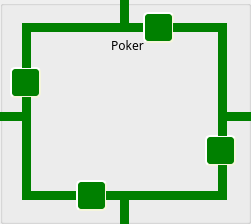
    <widget class="QGroupBox" name="Poker_groupBox">
     <property name="geometry">
      <rect>
       <x>420</x>
       <y>292</y>
       <width>251</width>
       <height>224</height>
      </rect>
     </property>
     <property name="styleSheet">
      <string notr="true"/>
     </property>
     <property name="title">
      <string/>
     </property>
     <widget class="QLabel" name="label_18">
      <property name="geometry">
       <rect>
        <x>100</x>
        <y>35</y>
        <width>55</width>
        <height>21</height>
       </rect>
      </property>
      <property name="font">
       <font>
        <family>Inter UI Medium</family>
       </font>
      </property>
      <property name="text">
       <string>Poker</string>
      </property>
      <property name="alignment">
       <set>Qt::AlignCenter</set>
      </property>
     </widget>
     <widget class="QPushButton" name="Poker_TLine11_butt">
      <property name="enabled">
       <bool>false</bool>
      </property>
      <property name="geometry">
       <rect>
        <x>31</x>
        <y>191</y>
        <width>46</width>
        <height>9</height>
       </rect>
      </property>
      <property name="minimumSize">
       <size>
        <width>20</width>
        <height>4</height>
       </size>
      </property>
      <property name="maximumSize">
       <size>
        <width>100</width>
        <height>20</height>
       </size>
      </property>
      <property name="sizeIncrement">
       <size>
        <width>1</width>
        <height>1</height>
       </size>
      </property>
      <property name="styleSheet">
       <string notr="true">#Poker_TLine11_butt{
background-color: green;
border-style: outset;
}
#Poker_TLine11_butt:checked{
	background-color: red;
}</string>
      </property>
      <property name="text">
       <string/>
      </property>
      <property name="checkable">
       <bool>true</bool>
      </property>
     </widget>
     <widget class="QLabel" name="label_19">
      <property name="geometry">
       <rect>
        <x>44</x>
        <y>56</y>
        <width>158</width>
        <height>111</height>
       </rect>
      </property>
      <property name="styleSheet">
       <string notr="true">border-image: url(:/img/powSub.jpg);</string>
      </property>
      <property name="text">
       <string/>
      </property>
     </widget>
     <widget class="QPushButton" name="Poker_TLine5_butt">
      <property name="enabled">
       <bool>false</bool>
      </property>
      <property name="geometry">
       <rect>
        <x>218</x>
        <y>112</y>
        <width>42</width>
        <height>9</height>
       </rect>
      </property>
      <property name="styleSheet">
       <string notr="true">#Poker_TLine5_butt{
background-color: green;
border-style: outset;
}
#Poker_TLine5_butt:checked{
	background-color: red;
}</string>
      </property>
      <property name="text">
       <string/>
      </property>
      <property name="checkable">
       <bool>true</bool>
      </property>
     </widget>
     <widget class="QPushButton" name="Poker_TLine16_butt">
      <property name="enabled">
       <bool>false</bool>
      </property>
      <property name="geometry">
       <rect>
        <x>31</x>
        <y>23</y>
        <width>89</width>
        <height>9</height>
       </rect>
      </property>
      <property name="minimumSize">
       <size>
        <width>20</width>
        <height>4</height>
       </size>
      </property>
      <property name="maximumSize">
       <size>
        <width>100</width>
        <height>20</height>
       </size>
      </property>
      <property name="sizeIncrement">
       <size>
        <width>1</width>
        <height>1</height>
       </size>
      </property>
      <property name="styleSheet">
       <string notr="true">#Poker_TLine16_butt{
background-color: green;
border-style: outset;
}
#Poker_TLine16_butt:checked{
	background-color: red;
}</string>
      </property>
      <property name="text">
       <string/>
      </property>
      <property name="checkable">
       <bool>true</bool>
      </property>
     </widget>
     <widget class="QPushButton" name="Poker_Rel4_butt">
      <property name="geometry">
       <rect>
        <x>10</x>
        <y>67</y>
        <width>31</width>
        <height>31</height>
       </rect>
      </property>
      <property name="minimumSize">
       <size>
        <width>31</width>
        <height>31</height>
       </size>
      </property>
      <property name="maximumSize">
       <size>
        <width>31</width>
        <height>31</height>
       </size>
      </property>
      <property name="styleSheet">
       <string notr="true">#Poker_Rel4_butt{
border-image: url(:/img/relaySPDT.png);
background-color: green;
border-style: outset;
border-radius: 5px;
border-width:2px;
border-color:beige;
font-size:12px;
font-weight:100;
color: white;
max-width:23px;
max-height:23px;
min-width:23px;
min-height:23px;
padding:2px;

}
#Poker_Rel4_butt:checked{
	background-color: red;
}</string>
      </property>
      <property name="text">
       <string/>
      </property>
      <property name="checkable">
       <bool>true</bool>
      </property>
     </widget>
     <widget class="QPushButton" name="Poker_TLine8_butt">
      <property name="enabled">
       <bool>false</bool>
      </property>
      <property name="geometry">
       <rect>
        <x>129</x>
        <y>191</y>
        <width>89</width>
        <height>9</height>
       </rect>
      </property>
      <property name="minimumSize">
       <size>
        <width>26</width>
        <height>4</height>
       </size>
      </property>
      <property name="maximumSize">
       <size>
        <width>300</width>
        <height>40</height>
       </size>
      </property>
      <property name="sizeIncrement">
       <size>
        <width>1</width>
        <height>1</height>
       </size>
      </property>
      <property name="styleSheet">
       <string notr="true">#Poker_TLine8_butt{
background-color: green;
border-style: outset;
}
#Poker_TLine8_butt:checked{
	background-color: red;
}</string>
      </property>
      <property name="text">
       <string/>
      </property>
      <property name="checkable">
       <bool>true</bool>
      </property>
     </widget>
     <widget class="QPushButton" name="Poker_TLine2_butt">
      <property name="enabled">
       <bool>false</bool>
      </property>
      <property name="geometry">
       <rect>
        <x>129</x>
        <y>23</y>
        <width>15</width>
        <height>9</height>
       </rect>
      </property>
      <property name="minimumSize">
       <size>
        <width>15</width>
        <height>4</height>
       </size>
      </property>
      <property name="maximumSize">
       <size>
        <width>100</width>
        <height>40</height>
       </size>
      </property>
      <property name="sizeIncrement">
       <size>
        <width>1</width>
        <height>1</height>
       </size>
      </property>
      <property name="styleSheet">
       <string notr="true">#Poker_TLine2_butt{
background-color: green;
border-style: outset;
}
#Poker_TLine2_butt:checked{
	background-color: red;
}</string>
      </property>
      <property name="text">
       <string/>
      </property>
      <property name="checkable">
       <bool>true</bool>
      </property>
     </widget>
     <widget class="QPushButton" name="Poker_TLine1_butt">
      <property name="enabled">
       <bool>false</bool>
      </property>
      <property name="geometry">
       <rect>
        <x>120</x>
        <y>-1</y>
        <width>9</width>
        <height>33</height>
       </rect>
      </property>
      <property name="minimumSize">
       <size>
        <width>1</width>
        <height>1</height>
       </size>
      </property>
      <property name="maximumSize">
       <size>
        <width>1000</width>
        <height>1000</height>
       </size>
      </property>
      <property name="sizeIncrement">
       <size>
        <width>1</width>
        <height>1</height>
       </size>
      </property>
      <property name="styleSheet">
       <string notr="true">#Poker_TLine1_butt{
background-color: green;
border-style: outset;
}
#Poker_TLine1_butt:checked{
	background-color: red;
}</string>
      </property>
      <property name="text">
       <string/>
      </property>
      <property name="checkable">
       <bool>true</bool>
      </property>
     </widget>
     <widget class="QPushButton" name="Poker_Rel2_butt">
      <property name="geometry">
       <rect>
        <x>205</x>
        <y>135</y>
        <width>31</width>
        <height>31</height>
       </rect>
      </property>
      <property name="minimumSize">
       <size>
        <width>31</width>
        <height>31</height>
       </size>
      </property>
      <property name="maximumSize">
       <size>
        <width>31</width>
        <height>31</height>
       </size>
      </property>
      <property name="styleSheet">
       <string notr="true">#Poker_Rel2_butt{
border-image: url(:/img/relaySPDT.png);
background-color: green;
border-style: outset;
border-radius: 5px;
border-width:2px;
border-color:beige;
font-size:12px;
font-weight:100;
color: white;
max-width:23px;
max-height:23px;
min-width:23px;
min-height:23px;
padding:2px;

}
#Poker_Rel2_butt:checked{
	background-color: red;
}</string>
      </property>
      <property name="text">
       <string/>
      </property>
      <property name="checkable">
       <bool>true</bool>
      </property>
     </widget>
     <widget class="QPushButton" name="Poker_TLine12_butt">
      <property name="enabled">
       <bool>false</bool>
      </property>
      <property name="geometry">
       <rect>
        <x>22</x>
        <y>120</y>
        <width>9</width>
        <height>80</height>
       </rect>
      </property>
      <property name="styleSheet">
       <string notr="true">#Poker_TLine12_butt{
background-color: green;
border-style: outset;
}
#Poker_TLine12_butt:checked{
	background-color: red;
}</string>
      </property>
      <property name="text">
       <string/>
      </property>
      <property name="checkable">
       <bool>true</bool>
      </property>
     </widget>
     <widget class="QPushButton" name="Poker_TLine6_butt">
      <property name="enabled">
       <bool>false</bool>
      </property>
      <property name="geometry">
       <rect>
        <x>218</x>
        <y>121</y>
        <width>9</width>
        <height>15</height>
       </rect>
      </property>
      <property name="styleSheet">
       <string notr="true">#Poker_TLine6_butt{
background-color: green;
border-style: outset;
}
#Poker_TLine6_butt:checked{
	background-color: red;
}</string>
      </property>
      <property name="text">
       <string/>
      </property>
      <property name="checkable">
       <bool>true</bool>
      </property>
     </widget>
     <widget class="QPushButton" name="Poker_Rel3_butt">
      <property name="enabled">
       <bool>true</bool>
      </property>
      <property name="geometry">
       <rect>
        <x>76</x>
        <y>180</y>
        <width>31</width>
        <height>31</height>
       </rect>
      </property>
      <property name="minimumSize">
       <size>
        <width>31</width>
        <height>31</height>
       </size>
      </property>
      <property name="maximumSize">
       <size>
        <width>31</width>
        <height>31</height>
       </size>
      </property>
      <property name="styleSheet">
       <string notr="true">#Poker_Rel3_butt{
border-image: url(:/img/relaySPDT.png);
background-color: green;
border-style: outset;
border-radius: 5px;
border-width:2px;
border-color:beige;
font-size:12px;
font-weight:100;
color: white;
max-width:23px;
max-height:23px;
min-width:23px;
min-height:23px;
padding:2px;

}
#Poker_Rel3_butt:checked{
	background-color: red;
}</string>
      </property>
      <property name="text">
       <string/>
      </property>
      <property name="checkable">
       <bool>true</bool>
      </property>
     </widget>
     <widget class="QPushButton" name="Poker_TLine13_butt">
      <property name="enabled">
       <bool>false</bool>
      </property>
      <property name="geometry">
       <rect>
        <x>-2</x>
        <y>112</y>
        <width>33</width>
        <height>9</height>
       </rect>
      </property>
      <property name="styleSheet">
       <string notr="true">#Poker_TLine13_butt{
background-color: green;
border-style: outset;
}
#Poker_TLine13_butt:checked{
	background-color: red;
}</string>
      </property>
      <property name="text">
       <string/>
      </property>
      <property name="checkable">
       <bool>true</bool>
      </property>
     </widget>
     <widget class="QPushButton" name="Poker_TLine9_butt">
      <property name="enabled">
       <bool>false</bool>
      </property>
      <property name="geometry">
       <rect>
        <x>120</x>
        <y>191</y>
        <width>9</width>
        <height>33</height>
       </rect>
      </property>
      <property name="minimumSize">
       <size>
        <width>1</width>
        <height>1</height>
       </size>
      </property>
      <property name="maximumSize">
       <size>
        <width>1000</width>
        <height>1000</height>
       </size>
      </property>
      <property name="sizeIncrement">
       <size>
        <width>1</width>
        <height>1</height>
       </size>
      </property>
      <property name="styleSheet">
       <string notr="true">#Poker_TLine9_butt{
background-color: green;
border-style: outset;
}
#Poker_TLine9_butt:checked{
	background-color: red;
}</string>
      </property>
      <property name="text">
       <string/>
      </property>
      <property name="checkable">
       <bool>true</bool>
      </property>
     </widget>
     <widget class="QPushButton" name="Poker_Rel1_butt">
      <property name="geometry">
       <rect>
        <x>143</x>
        <y>12</y>
        <width>31</width>
        <height>31</height>
       </rect>
      </property>
      <property name="minimumSize">
       <size>
        <width>31</width>
        <height>31</height>
       </size>
      </property>
      <property name="maximumSize">
       <size>
        <width>31</width>
        <height>31</height>
       </size>
      </property>
      <property name="styleSheet">
       <string notr="true">#Poker_Rel1_butt{
border-image: url(:/img/relaySPDT.png);
background-color: green;
border-style: outset;
border-radius: 5px;
border-width:2px;
border-color:beige;
font-size:12px;
font-weight:100;
color: white;
max-width:23px;
max-height:23px;
min-width:23px;
min-height:23px;
padding:2px;

}
#Poker_Rel1_butt:checked{
	background-color: red;
}</string>
      </property>
      <property name="text">
       <string/>
      </property>
      <property name="checkable">
       <bool>true</bool>
      </property>
     </widget>
     <widget class="QPushButton" name="Poker_TLine4_butt">
      <property name="enabled">
       <bool>false</bool>
      </property>
      <property name="geometry">
       <rect>
        <x>218</x>
        <y>32</y>
        <width>9</width>
        <height>80</height>
       </rect>
      </property>
      <property name="styleSheet">
       <string notr="true">#Poker_TLine4_butt{
background-color: green;
border-style: outset;
}
#Poker_TLine4_butt:checked{
	background-color: red;
}</string>
      </property>
      <property name="text">
       <string/>
      </property>
      <property name="checkable">
       <bool>true</bool>
      </property>
     </widget>
     <widget class="QPushButton" name="Poker_TLine7_butt">
      <property name="enabled">
       <bool>false</bool>
      </property>
      <property name="geometry">
       <rect>
        <x>218</x>
        <y>165</y>
        <width>9</width>
        <height>35</height>
       </rect>
      </property>
      <property name="styleSheet">
       <string notr="true">#Poker_TLine7_butt{
background-color: green;
border-style: outset;
}
#Poker_TLine7_butt:checked{
	background-color: red;
}</string>
      </property>
      <property name="text">
       <string/>
      </property>
      <property name="checkable">
       <bool>true</bool>
      </property>
     </widget>
     <widget class="QPushButton" name="Poker_TLine15_butt">
      <property name="enabled">
       <bool>false</bool>
      </property>
      <property name="geometry">
       <rect>
        <x>22</x>
        <y>23</y>
        <width>9</width>
        <height>45</height>
       </rect>
      </property>
      <property name="styleSheet">
       <string notr="true">#Poker_TLine15_butt{
background-color: green;
border-style: outset;
}
#Poker_TLine15_butt:checked{
	background-color: red;
}</string>
      </property>
      <property name="text">
       <string/>
      </property>
      <property name="checkable">
       <bool>true</bool>
      </property>
     </widget>
     <widget class="QPushButton" name="Poker_TLine10_butt">
      <property name="enabled">
       <bool>false</bool>
      </property>
      <property name="geometry">
       <rect>
        <x>106</x>
        <y>191</y>
        <width>14</width>
        <height>9</height>
       </rect>
      </property>
      <property name="minimumSize">
       <size>
        <width>12</width>
        <height>4</height>
       </size>
      </property>
      <property name="maximumSize">
       <size>
        <width>100</width>
        <height>40</height>
       </size>
      </property>
      <property name="sizeIncrement">
       <size>
        <width>1</width>
        <height>1</height>
       </size>
      </property>
      <property name="styleSheet">
       <string notr="true">#Poker_TLine10_butt{
background-color: green;
border-style: outset;
}
#Poker_TLine10_butt:checked{
	background-color: red;
}</string>
      </property>
      <property name="text">
       <string/>
      </property>
      <property name="checkable">
       <bool>true</bool>
      </property>
     </widget>
     <widget class="QPushButton" name="Poker_TLine3_butt">
      <property name="enabled">
       <bool>false</bool>
      </property>
      <property name="geometry">
       <rect>
        <x>173</x>
        <y>23</y>
        <width>54</width>
        <height>9</height>
       </rect>
      </property>
      <property name="minimumSize">
       <size>
        <width>20</width>
        <height>4</height>
       </size>
      </property>
      <property name="maximumSize">
       <size>
        <width>100</width>
        <height>20</height>
       </size>
      </property>
      <property name="sizeIncrement">
       <size>
        <width>1</width>
        <height>1</height>
       </size>
      </property>
      <property name="styleSheet">
       <string notr="true">#Poker_TLine3_butt{
background-color: green;
border-style: outset;
}
#Poker_TLine3_butt:checked{
	background-color: red;
}</string>
      </property>
      <property name="text">
       <string/>
      </property>
      <property name="checkable">
       <bool>true</bool>
      </property>
     </widget>
     <widget class="QPushButton" name="Poker_TLine14_butt">
      <property name="enabled">
       <bool>false</bool>
      </property>
      <property name="geometry">
       <rect>
        <x>22</x>
        <y>97</y>
        <width>9</width>
        <height>15</height>
       </rect>
      </property>
      <property name="styleSheet">
       <string notr="true">#Poker_TLine14_butt{
background-color: green;
border-style: outset;
}
#Poker_TLine14_butt:checked{
	background-color: red;
}</string>
      </property>
      <property name="text">
       <string/>
      </property>
      <property name="checkable">
       <bool>true</bool>
      </property>
     </widget>
    </widget>
